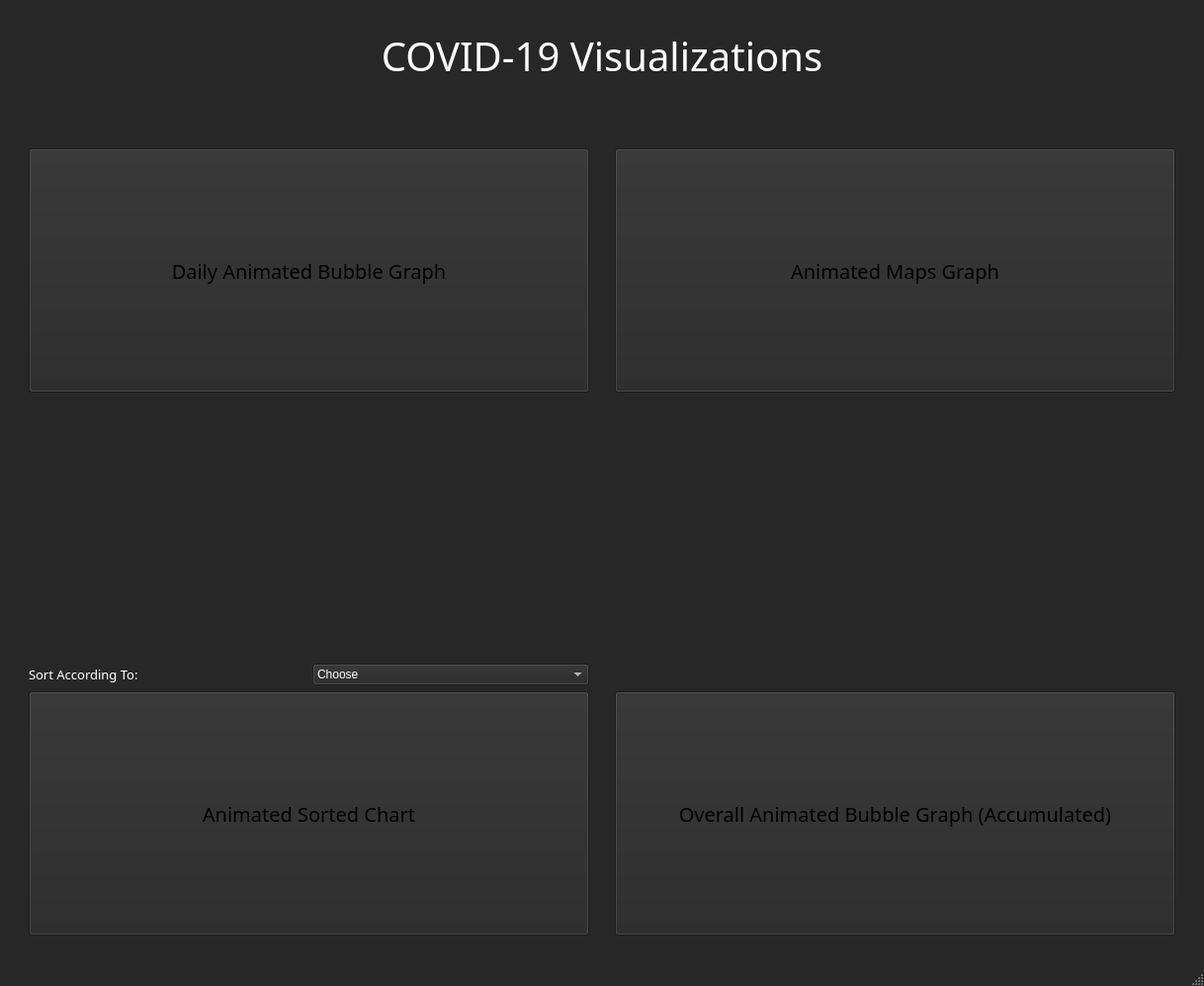
<?xml version="1.0" encoding="UTF-8"?>
<ui version="4.0">
 <class>MainWindow</class>
 <widget class="QMainWindow" name="MainWindow">
  <property name="geometry">
   <rect>
    <x>0</x>
    <y>0</y>
    <width>1218</width>
    <height>997</height>
   </rect>
  </property>
  <property name="palette">
   <palette>
    <active>
     <colorrole role="WindowText">
      <brush brushstyle="SolidPattern">
       <color alpha="255">
        <red>255</red>
        <green>255</green>
        <blue>255</blue>
       </color>
      </brush>
     </colorrole>
     <colorrole role="Button">
      <brush brushstyle="SolidPattern">
       <color alpha="255">
        <red>39</red>
        <green>39</green>
        <blue>39</blue>
       </color>
      </brush>
     </colorrole>
     <colorrole role="Light">
      <brush brushstyle="SolidPattern">
       <color alpha="255">
        <red>58</red>
        <green>58</green>
        <blue>58</blue>
       </color>
      </brush>
     </colorrole>
     <colorrole role="Midlight">
      <brush brushstyle="SolidPattern">
       <color alpha="255">
        <red>48</red>
        <green>48</green>
        <blue>48</blue>
       </color>
      </brush>
     </colorrole>
     <colorrole role="Dark">
      <brush brushstyle="SolidPattern">
       <color alpha="255">
        <red>19</red>
        <green>19</green>
        <blue>19</blue>
       </color>
      </brush>
     </colorrole>
     <colorrole role="Mid">
      <brush brushstyle="SolidPattern">
       <color alpha="255">
        <red>26</red>
        <green>26</green>
        <blue>26</blue>
       </color>
      </brush>
     </colorrole>
     <colorrole role="Text">
      <brush brushstyle="SolidPattern">
       <color alpha="255">
        <red>255</red>
        <green>255</green>
        <blue>255</blue>
       </color>
      </brush>
     </colorrole>
     <colorrole role="BrightText">
      <brush brushstyle="SolidPattern">
       <color alpha="255">
        <red>255</red>
        <green>255</green>
        <blue>255</blue>
       </color>
      </brush>
     </colorrole>
     <colorrole role="ButtonText">
      <brush brushstyle="SolidPattern">
       <color alpha="255">
        <red>0</red>
        <green>0</green>
        <blue>0</blue>
       </color>
      </brush>
     </colorrole>
     <colorrole role="Base">
      <brush brushstyle="SolidPattern">
       <color alpha="255">
        <red>0</red>
        <green>0</green>
        <blue>0</blue>
       </color>
      </brush>
     </colorrole>
     <colorrole role="Window">
      <brush brushstyle="SolidPattern">
       <color alpha="255">
        <red>39</red>
        <green>39</green>
        <blue>39</blue>
       </color>
      </brush>
     </colorrole>
     <colorrole role="Shadow">
      <brush brushstyle="SolidPattern">
       <color alpha="255">
        <red>0</red>
        <green>0</green>
        <blue>0</blue>
       </color>
      </brush>
     </colorrole>
     <colorrole role="AlternateBase">
      <brush brushstyle="SolidPattern">
       <color alpha="255">
        <red>19</red>
        <green>19</green>
        <blue>19</blue>
       </color>
      </brush>
     </colorrole>
     <colorrole role="ToolTipBase">
      <brush brushstyle="SolidPattern">
       <color alpha="255">
        <red>255</red>
        <green>255</green>
        <blue>220</blue>
       </color>
      </brush>
     </colorrole>
     <colorrole role="ToolTipText">
      <brush brushstyle="SolidPattern">
       <color alpha="255">
        <red>0</red>
        <green>0</green>
        <blue>0</blue>
       </color>
      </brush>
     </colorrole>
    </active>
    <inactive>
     <colorrole role="WindowText">
      <brush brushstyle="SolidPattern">
       <color alpha="255">
        <red>255</red>
        <green>255</green>
        <blue>255</blue>
       </color>
      </brush>
     </colorrole>
     <colorrole role="Button">
      <brush brushstyle="SolidPattern">
       <color alpha="255">
        <red>39</red>
        <green>39</green>
        <blue>39</blue>
       </color>
      </brush>
     </colorrole>
     <colorrole role="Light">
      <brush brushstyle="SolidPattern">
       <color alpha="255">
        <red>58</red>
        <green>58</green>
        <blue>58</blue>
       </color>
      </brush>
     </colorrole>
     <colorrole role="Midlight">
      <brush brushstyle="SolidPattern">
       <color alpha="255">
        <red>48</red>
        <green>48</green>
        <blue>48</blue>
       </color>
      </brush>
     </colorrole>
     <colorrole role="Dark">
      <brush brushstyle="SolidPattern">
       <color alpha="255">
        <red>19</red>
        <green>19</green>
        <blue>19</blue>
       </color>
      </brush>
     </colorrole>
     <colorrole role="Mid">
      <brush brushstyle="SolidPattern">
       <color alpha="255">
        <red>26</red>
        <green>26</green>
        <blue>26</blue>
       </color>
      </brush>
     </colorrole>
     <colorrole role="Text">
      <brush brushstyle="SolidPattern">
       <color alpha="255">
        <red>255</red>
        <green>255</green>
        <blue>255</blue>
       </color>
      </brush>
     </colorrole>
     <colorrole role="BrightText">
      <brush brushstyle="SolidPattern">
       <color alpha="255">
        <red>255</red>
        <green>255</green>
        <blue>255</blue>
       </color>
      </brush>
     </colorrole>
     <colorrole role="ButtonText">
      <brush brushstyle="SolidPattern">
       <color alpha="255">
        <red>0</red>
        <green>0</green>
        <blue>0</blue>
       </color>
      </brush>
     </colorrole>
     <colorrole role="Base">
      <brush brushstyle="SolidPattern">
       <color alpha="255">
        <red>0</red>
        <green>0</green>
        <blue>0</blue>
       </color>
      </brush>
     </colorrole>
     <colorrole role="Window">
      <brush brushstyle="SolidPattern">
       <color alpha="255">
        <red>39</red>
        <green>39</green>
        <blue>39</blue>
       </color>
      </brush>
     </colorrole>
     <colorrole role="Shadow">
      <brush brushstyle="SolidPattern">
       <color alpha="255">
        <red>0</red>
        <green>0</green>
        <blue>0</blue>
       </color>
      </brush>
     </colorrole>
     <colorrole role="AlternateBase">
      <brush brushstyle="SolidPattern">
       <color alpha="255">
        <red>19</red>
        <green>19</green>
        <blue>19</blue>
       </color>
      </brush>
     </colorrole>
     <colorrole role="ToolTipBase">
      <brush brushstyle="SolidPattern">
       <color alpha="255">
        <red>255</red>
        <green>255</green>
        <blue>220</blue>
       </color>
      </brush>
     </colorrole>
     <colorrole role="ToolTipText">
      <brush brushstyle="SolidPattern">
       <color alpha="255">
        <red>0</red>
        <green>0</green>
        <blue>0</blue>
       </color>
      </brush>
     </colorrole>
    </inactive>
    <disabled>
     <colorrole role="WindowText">
      <brush brushstyle="SolidPattern">
       <color alpha="255">
        <red>19</red>
        <green>19</green>
        <blue>19</blue>
       </color>
      </brush>
     </colorrole>
     <colorrole role="Button">
      <brush brushstyle="SolidPattern">
       <color alpha="255">
        <red>39</red>
        <green>39</green>
        <blue>39</blue>
       </color>
      </brush>
     </colorrole>
     <colorrole role="Light">
      <brush brushstyle="SolidPattern">
       <color alpha="255">
        <red>58</red>
        <green>58</green>
        <blue>58</blue>
       </color>
      </brush>
     </colorrole>
     <colorrole role="Midlight">
      <brush brushstyle="SolidPattern">
       <color alpha="255">
        <red>48</red>
        <green>48</green>
        <blue>48</blue>
       </color>
      </brush>
     </colorrole>
     <colorrole role="Dark">
      <brush brushstyle="SolidPattern">
       <color alpha="255">
        <red>19</red>
        <green>19</green>
        <blue>19</blue>
       </color>
      </brush>
     </colorrole>
     <colorrole role="Mid">
      <brush brushstyle="SolidPattern">
       <color alpha="255">
        <red>26</red>
        <green>26</green>
        <blue>26</blue>
       </color>
      </brush>
     </colorrole>
     <colorrole role="Text">
      <brush brushstyle="SolidPattern">
       <color alpha="255">
        <red>19</red>
        <green>19</green>
        <blue>19</blue>
       </color>
      </brush>
     </colorrole>
     <colorrole role="BrightText">
      <brush brushstyle="SolidPattern">
       <color alpha="255">
        <red>255</red>
        <green>255</green>
        <blue>255</blue>
       </color>
      </brush>
     </colorrole>
     <colorrole role="ButtonText">
      <brush brushstyle="SolidPattern">
       <color alpha="255">
        <red>19</red>
        <green>19</green>
        <blue>19</blue>
       </color>
      </brush>
     </colorrole>
     <colorrole role="Base">
      <brush brushstyle="SolidPattern">
       <color alpha="255">
        <red>39</red>
        <green>39</green>
        <blue>39</blue>
       </color>
      </brush>
     </colorrole>
     <colorrole role="Window">
      <brush brushstyle="SolidPattern">
       <color alpha="255">
        <red>39</red>
        <green>39</green>
        <blue>39</blue>
       </color>
      </brush>
     </colorrole>
     <colorrole role="Shadow">
      <brush brushstyle="SolidPattern">
       <color alpha="255">
        <red>0</red>
        <green>0</green>
        <blue>0</blue>
       </color>
      </brush>
     </colorrole>
     <colorrole role="AlternateBase">
      <brush brushstyle="SolidPattern">
       <color alpha="255">
        <red>39</red>
        <green>39</green>
        <blue>39</blue>
       </color>
      </brush>
     </colorrole>
     <colorrole role="ToolTipBase">
      <brush brushstyle="SolidPattern">
       <color alpha="255">
        <red>255</red>
        <green>255</green>
        <blue>220</blue>
       </color>
      </brush>
     </colorrole>
     <colorrole role="ToolTipText">
      <brush brushstyle="SolidPattern">
       <color alpha="255">
        <red>0</red>
        <green>0</green>
        <blue>0</blue>
       </color>
      </brush>
     </colorrole>
    </disabled>
   </palette>
  </property>
  <property name="windowTitle">
   <string>MainWindow</string>
  </property>
  <widget class="QWidget" name="centralwidget">
   <layout class="QGridLayout" name="gridLayout_2">
    <item row="0" column="1">
     <layout class="QVBoxLayout" name="verticalLayout">
      <item>
       <spacer name="horizontalSpacer_7">
        <property name="orientation">
         <enum>Qt::Horizontal</enum>
        </property>
        <property name="sizeHint" stdset="0">
         <size>
          <width>40</width>
          <height>20</height>
         </size>
        </property>
       </spacer>
      </item>
      <item>
       <widget class="QLabel" name="label">
        <property name="sizePolicy">
         <sizepolicy hsizetype="Minimum" vsizetype="Minimum">
          <horstretch>0</horstretch>
          <verstretch>0</verstretch>
         </sizepolicy>
        </property>
        <property name="maximumSize">
         <size>
          <width>16777215</width>
          <height>200</height>
         </size>
        </property>
        <property name="font">
         <font>
          <family>Castellar</family>
          <pointsize>30</pointsize>
         </font>
        </property>
        <property name="layoutDirection">
         <enum>Qt::LeftToRight</enum>
        </property>
        <property name="text">
         <string>COVID-19 Visualizations</string>
        </property>
        <property name="alignment">
         <set>Qt::AlignCenter</set>
        </property>
       </widget>
      </item>
      <item>
       <spacer name="horizontalSpacer_3">
        <property name="orientation">
         <enum>Qt::Horizontal</enum>
        </property>
        <property name="sizeHint" stdset="0">
         <size>
          <width>40</width>
          <height>20</height>
         </size>
        </property>
       </spacer>
      </item>
      <item>
       <widget class="QLabel" name="label_2">
        <property name="text">
         <string/>
        </property>
        <property name="pixmap">
         <pixmap>Images/covid.jpg</pixmap>
        </property>
        <property name="scaledContents">
         <bool>true</bool>
        </property>
       </widget>
      </item>
      <item>
       <spacer name="horizontalSpacer_6">
        <property name="orientation">
         <enum>Qt::Horizontal</enum>
        </property>
        <property name="sizeHint" stdset="0">
         <size>
          <width>40</width>
          <height>20</height>
         </size>
        </property>
       </spacer>
      </item>
      <item>
       <layout class="QGridLayout" name="gridLayout">
        <item row="0" column="1">
         <spacer name="verticalSpacer">
          <property name="orientation">
           <enum>Qt::Vertical</enum>
          </property>
          <property name="sizeHint" stdset="0">
           <size>
            <width>20</width>
            <height>40</height>
           </size>
          </property>
         </spacer>
        </item>
        <item row="6" column="1">
         <spacer name="verticalSpacer_2">
          <property name="orientation">
           <enum>Qt::Vertical</enum>
          </property>
          <property name="sizeHint" stdset="0">
           <size>
            <width>20</width>
            <height>40</height>
           </size>
          </property>
         </spacer>
        </item>
        <item row="2" column="0">
         <spacer name="horizontalSpacer">
          <property name="orientation">
           <enum>Qt::Horizontal</enum>
          </property>
          <property name="sizeHint" stdset="0">
           <size>
            <width>40</width>
            <height>20</height>
           </size>
          </property>
         </spacer>
        </item>
        <item row="2" column="2">
         <spacer name="horizontalSpacer_2">
          <property name="orientation">
           <enum>Qt::Horizontal</enum>
          </property>
          <property name="sizeHint" stdset="0">
           <size>
            <width>40</width>
            <height>20</height>
           </size>
          </property>
         </spacer>
        </item>
        <item row="1" column="2">
         <spacer name="horizontalSpacer_4">
          <property name="orientation">
           <enum>Qt::Horizontal</enum>
          </property>
          <property name="sizeHint" stdset="0">
           <size>
            <width>40</width>
            <height>20</height>
           </size>
          </property>
         </spacer>
        </item>
        <item row="1" column="0">
         <spacer name="horizontalSpacer_5">
          <property name="orientation">
           <enum>Qt::Horizontal</enum>
          </property>
          <property name="sizeHint" stdset="0">
           <size>
            <width>40</width>
            <height>20</height>
           </size>
          </property>
         </spacer>
        </item>
        <item row="6" column="0">
         <widget class="QPushButton" name="SortedButton">
          <property name="sizePolicy">
           <sizepolicy hsizetype="Minimum" vsizetype="Minimum">
            <horstretch>0</horstretch>
            <verstretch>0</verstretch>
           </sizepolicy>
          </property>
          <property name="minimumSize">
           <size>
            <width>300</width>
            <height>100</height>
           </size>
          </property>
          <property name="palette">
           <palette>
            <active>
             <colorrole role="Text">
              <brush brushstyle="SolidPattern">
               <color alpha="255">
                <red>255</red>
                <green>255</green>
                <blue>255</blue>
               </color>
              </brush>
             </colorrole>
             <colorrole role="ButtonText">
              <brush brushstyle="SolidPattern">
               <color alpha="255">
                <red>0</red>
                <green>0</green>
                <blue>0</blue>
               </color>
              </brush>
             </colorrole>
            </active>
            <inactive>
             <colorrole role="Text">
              <brush brushstyle="SolidPattern">
               <color alpha="255">
                <red>255</red>
                <green>255</green>
                <blue>255</blue>
               </color>
              </brush>
             </colorrole>
             <colorrole role="ButtonText">
              <brush brushstyle="SolidPattern">
               <color alpha="255">
                <red>0</red>
                <green>0</green>
                <blue>0</blue>
               </color>
              </brush>
             </colorrole>
            </inactive>
            <disabled>
             <colorrole role="Text">
              <brush brushstyle="SolidPattern">
               <color alpha="255">
                <red>19</red>
                <green>19</green>
                <blue>19</blue>
               </color>
              </brush>
             </colorrole>
             <colorrole role="ButtonText">
              <brush brushstyle="SolidPattern">
               <color alpha="255">
                <red>19</red>
                <green>19</green>
                <blue>19</blue>
               </color>
              </brush>
             </colorrole>
            </disabled>
           </palette>
          </property>
          <property name="font">
           <font>
            <family>Bauhaus 93</family>
            <pointsize>15</pointsize>
           </font>
          </property>
          <property name="text">
           <string>Animated Sorted Chart</string>
          </property>
          <property name="autoRepeat">
           <bool>false</bool>
          </property>
          <property name="autoExclusive">
           <bool>false</bool>
          </property>
          <property name="autoDefault">
           <bool>false</bool>
          </property>
          <property name="default">
           <bool>false</bool>
          </property>
          <property name="flat">
           <bool>false</bool>
          </property>
         </widget>
        </item>
        <item row="2" column="1">
         <spacer name="verticalSpacer_4">
          <property name="orientation">
           <enum>Qt::Vertical</enum>
          </property>
          <property name="sizeHint" stdset="0">
           <size>
            <width>20</width>
            <height>40</height>
           </size>
          </property>
         </spacer>
        </item>
        <item row="0" column="0">
         <widget class="QPushButton" name="FirstBubbleButton">
          <property name="sizePolicy">
           <sizepolicy hsizetype="Minimum" vsizetype="Minimum">
            <horstretch>0</horstretch>
            <verstretch>0</verstretch>
           </sizepolicy>
          </property>
          <property name="minimumSize">
           <size>
            <width>300</width>
            <height>100</height>
           </size>
          </property>
          <property name="palette">
           <palette>
            <active>
             <colorrole role="Text">
              <brush brushstyle="SolidPattern">
               <color alpha="255">
                <red>255</red>
                <green>255</green>
                <blue>255</blue>
               </color>
              </brush>
             </colorrole>
             <colorrole role="ButtonText">
              <brush brushstyle="SolidPattern">
               <color alpha="255">
                <red>0</red>
                <green>0</green>
                <blue>0</blue>
               </color>
              </brush>
             </colorrole>
            </active>
            <inactive>
             <colorrole role="Text">
              <brush brushstyle="SolidPattern">
               <color alpha="255">
                <red>255</red>
                <green>255</green>
                <blue>255</blue>
               </color>
              </brush>
             </colorrole>
             <colorrole role="ButtonText">
              <brush brushstyle="SolidPattern">
               <color alpha="255">
                <red>0</red>
                <green>0</green>
                <blue>0</blue>
               </color>
              </brush>
             </colorrole>
            </inactive>
            <disabled>
             <colorrole role="Text">
              <brush brushstyle="SolidPattern">
               <color alpha="255">
                <red>19</red>
                <green>19</green>
                <blue>19</blue>
               </color>
              </brush>
             </colorrole>
             <colorrole role="ButtonText">
              <brush brushstyle="SolidPattern">
               <color alpha="255">
                <red>19</red>
                <green>19</green>
                <blue>19</blue>
               </color>
              </brush>
             </colorrole>
            </disabled>
           </palette>
          </property>
          <property name="font">
           <font>
            <family>Bauhaus 93</family>
            <pointsize>15</pointsize>
           </font>
          </property>
          <property name="text">
           <string>Daily Animated Bubble Graph</string>
          </property>
          <property name="autoRepeat">
           <bool>false</bool>
          </property>
          <property name="autoExclusive">
           <bool>false</bool>
          </property>
          <property name="autoDefault">
           <bool>false</bool>
          </property>
          <property name="default">
           <bool>false</bool>
          </property>
          <property name="flat">
           <bool>false</bool>
          </property>
         </widget>
        </item>
        <item row="0" column="2">
         <widget class="QPushButton" name="MapsButton">
          <property name="sizePolicy">
           <sizepolicy hsizetype="Minimum" vsizetype="Minimum">
            <horstretch>0</horstretch>
            <verstretch>0</verstretch>
           </sizepolicy>
          </property>
          <property name="minimumSize">
           <size>
            <width>300</width>
            <height>100</height>
           </size>
          </property>
          <property name="palette">
           <palette>
            <active>
             <colorrole role="Text">
              <brush brushstyle="SolidPattern">
               <color alpha="255">
                <red>255</red>
                <green>255</green>
                <blue>255</blue>
               </color>
              </brush>
             </colorrole>
             <colorrole role="ButtonText">
              <brush brushstyle="SolidPattern">
               <color alpha="255">
                <red>0</red>
                <green>0</green>
                <blue>0</blue>
               </color>
              </brush>
             </colorrole>
            </active>
            <inactive>
             <colorrole role="Text">
              <brush brushstyle="SolidPattern">
               <color alpha="255">
                <red>255</red>
                <green>255</green>
                <blue>255</blue>
               </color>
              </brush>
             </colorrole>
             <colorrole role="ButtonText">
              <brush brushstyle="SolidPattern">
               <color alpha="255">
                <red>0</red>
                <green>0</green>
                <blue>0</blue>
               </color>
              </brush>
             </colorrole>
            </inactive>
            <disabled>
             <colorrole role="Text">
              <brush brushstyle="SolidPattern">
               <color alpha="255">
                <red>19</red>
                <green>19</green>
                <blue>19</blue>
               </color>
              </brush>
             </colorrole>
             <colorrole role="ButtonText">
              <brush brushstyle="SolidPattern">
               <color alpha="255">
                <red>19</red>
                <green>19</green>
                <blue>19</blue>
               </color>
              </brush>
             </colorrole>
            </disabled>
           </palette>
          </property>
          <property name="font">
           <font>
            <family>Bauhaus 93</family>
            <pointsize>15</pointsize>
           </font>
          </property>
          <property name="text">
           <string>Animated Maps Graph</string>
          </property>
          <property name="autoRepeat">
           <bool>false</bool>
          </property>
          <property name="autoExclusive">
           <bool>false</bool>
          </property>
          <property name="autoDefault">
           <bool>false</bool>
          </property>
          <property name="default">
           <bool>false</bool>
          </property>
          <property name="flat">
           <bool>false</bool>
          </property>
         </widget>
        </item>
        <item row="6" column="2">
         <widget class="QPushButton" name="SecondBubbleButton">
          <property name="sizePolicy">
           <sizepolicy hsizetype="Minimum" vsizetype="Minimum">
            <horstretch>0</horstretch>
            <verstretch>0</verstretch>
           </sizepolicy>
          </property>
          <property name="minimumSize">
           <size>
            <width>300</width>
            <height>100</height>
           </size>
          </property>
          <property name="palette">
           <palette>
            <active>
             <colorrole role="Text">
              <brush brushstyle="SolidPattern">
               <color alpha="255">
                <red>255</red>
                <green>255</green>
                <blue>255</blue>
               </color>
              </brush>
             </colorrole>
             <colorrole role="ButtonText">
              <brush brushstyle="SolidPattern">
               <color alpha="255">
                <red>0</red>
                <green>0</green>
                <blue>0</blue>
               </color>
              </brush>
             </colorrole>
            </active>
            <inactive>
             <colorrole role="Text">
              <brush brushstyle="SolidPattern">
               <color alpha="255">
                <red>255</red>
                <green>255</green>
                <blue>255</blue>
               </color>
              </brush>
             </colorrole>
             <colorrole role="ButtonText">
              <brush brushstyle="SolidPattern">
               <color alpha="255">
                <red>0</red>
                <green>0</green>
                <blue>0</blue>
               </color>
              </brush>
             </colorrole>
            </inactive>
            <disabled>
             <colorrole role="Text">
              <brush brushstyle="SolidPattern">
               <color alpha="255">
                <red>19</red>
                <green>19</green>
                <blue>19</blue>
               </color>
              </brush>
             </colorrole>
             <colorrole role="ButtonText">
              <brush brushstyle="SolidPattern">
               <color alpha="255">
                <red>19</red>
                <green>19</green>
                <blue>19</blue>
               </color>
              </brush>
             </colorrole>
            </disabled>
           </palette>
          </property>
          <property name="font">
           <font>
            <family>Bauhaus 93</family>
            <pointsize>15</pointsize>
           </font>
          </property>
          <property name="text">
           <string>Overall Animated Bubble Graph (Accumulated)</string>
          </property>
          <property name="autoRepeat">
           <bool>false</bool>
          </property>
          <property name="autoExclusive">
           <bool>false</bool>
          </property>
          <property name="autoDefault">
           <bool>false</bool>
          </property>
          <property name="default">
           <bool>false</bool>
          </property>
          <property name="flat">
           <bool>false</bool>
          </property>
         </widget>
        </item>
        <item row="5" column="0">
         <layout class="QHBoxLayout" name="horizontalLayout_2">
          <item>
           <widget class="QLabel" name="label_3">
            <property name="font">
             <font>
              <family>MV Boli</family>
              <pointsize>10</pointsize>
             </font>
            </property>
            <property name="text">
             <string>Sort According To:</string>
            </property>
           </widget>
          </item>
          <item>
           <widget class="QComboBox" name="SortComboBox">
            <property name="palette">
             <palette>
              <active>
               <colorrole role="Text">
                <brush brushstyle="SolidPattern">
                 <color alpha="255">
                  <red>0</red>
                  <green>0</green>
                  <blue>0</blue>
                 </color>
                </brush>
               </colorrole>
               <colorrole role="ButtonText">
                <brush brushstyle="SolidPattern">
                 <color alpha="255">
                  <red>255</red>
                  <green>255</green>
                  <blue>255</blue>
                 </color>
                </brush>
               </colorrole>
               <colorrole role="Base">
                <brush brushstyle="SolidPattern">
                 <color alpha="255">
                  <red>233</red>
                  <green>221</green>
                  <blue>255</blue>
                 </color>
                </brush>
               </colorrole>
              </active>
              <inactive>
               <colorrole role="Text">
                <brush brushstyle="SolidPattern">
                 <color alpha="255">
                  <red>0</red>
                  <green>0</green>
                  <blue>0</blue>
                 </color>
                </brush>
               </colorrole>
               <colorrole role="ButtonText">
                <brush brushstyle="SolidPattern">
                 <color alpha="255">
                  <red>255</red>
                  <green>255</green>
                  <blue>255</blue>
                 </color>
                </brush>
               </colorrole>
               <colorrole role="Base">
                <brush brushstyle="SolidPattern">
                 <color alpha="255">
                  <red>233</red>
                  <green>221</green>
                  <blue>255</blue>
                 </color>
                </brush>
               </colorrole>
              </inactive>
              <disabled>
               <colorrole role="Text">
                <brush brushstyle="SolidPattern">
                 <color alpha="255">
                  <red>19</red>
                  <green>19</green>
                  <blue>19</blue>
                 </color>
                </brush>
               </colorrole>
               <colorrole role="ButtonText">
                <brush brushstyle="SolidPattern">
                 <color alpha="255">
                  <red>19</red>
                  <green>19</green>
                  <blue>19</blue>
                 </color>
                </brush>
               </colorrole>
               <colorrole role="Base">
                <brush brushstyle="SolidPattern">
                 <color alpha="255">
                  <red>39</red>
                  <green>39</green>
                  <blue>39</blue>
                 </color>
                </brush>
               </colorrole>
              </disabled>
             </palette>
            </property>
            <item>
             <property name="text">
              <string>Choose</string>
             </property>
            </item>
            <item>
             <property name="text">
              <string>Cases</string>
             </property>
            </item>
            <item>
             <property name="text">
              <string>Deaths</string>
             </property>
            </item>
           </widget>
          </item>
         </layout>
        </item>
       </layout>
      </item>
     </layout>
    </item>
    <item row="0" column="0">
     <spacer name="verticalSpacer_6">
      <property name="orientation">
       <enum>Qt::Vertical</enum>
      </property>
      <property name="sizeHint" stdset="0">
       <size>
        <width>20</width>
        <height>40</height>
       </size>
      </property>
     </spacer>
    </item>
    <item row="0" column="2">
     <spacer name="verticalSpacer_5">
      <property name="orientation">
       <enum>Qt::Vertical</enum>
      </property>
      <property name="sizeHint" stdset="0">
       <size>
        <width>20</width>
        <height>40</height>
       </size>
      </property>
     </spacer>
    </item>
    <item row="1" column="1">
     <spacer name="horizontalSpacer_8">
      <property name="orientation">
       <enum>Qt::Horizontal</enum>
      </property>
      <property name="sizeHint" stdset="0">
       <size>
        <width>40</width>
        <height>20</height>
       </size>
      </property>
     </spacer>
    </item>
   </layout>
  </widget>
  <widget class="QMenuBar" name="menubar">
   <property name="geometry">
    <rect>
     <x>0</x>
     <y>0</y>
     <width>1218</width>
     <height>26</height>
    </rect>
   </property>
  </widget>
  <widget class="QStatusBar" name="statusbar"/>
 </widget>
 <resources/>
 <connections/>
</ui>
